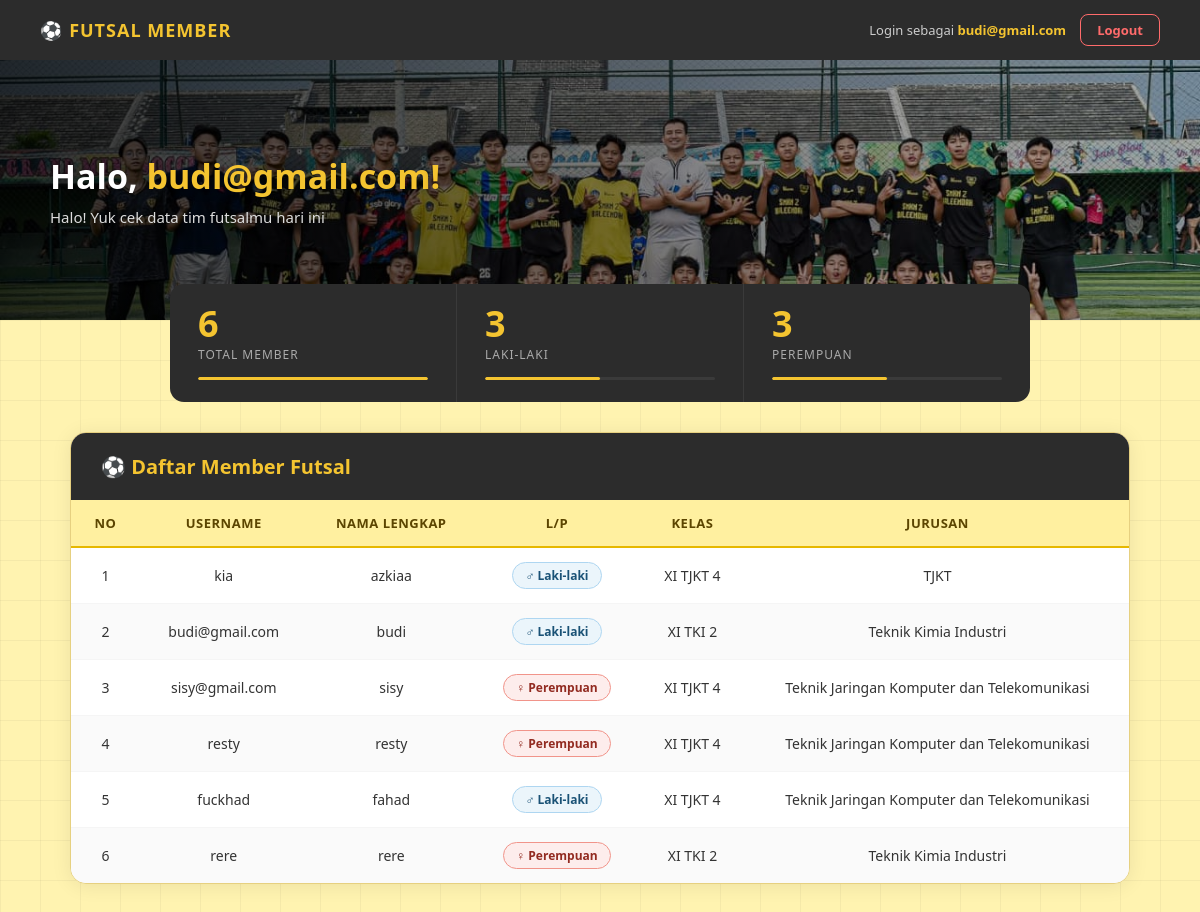
/index.php (signed in), run on the app's committed database.
### tables this page shows
CREATE TABLE `users` (
  `id` int(11) NOT NULL,
  `username_email` varchar(100) NOT NULL,
  `password` varchar(255) NOT NULL,
  `Nama` varchar(100) NOT NULL,
  `jenis_kelamin` varchar(20) NOT NULL,
  `kelas` varchar(20) NOT NULL,
  `jurusan` varchar(100) NOT NULL,
  `level` varchar(20) NOT NULL
);

### index.php (the view, shortened to what this page needs)
<?php
include 'koneksi.php';
$result = mysqli_query($koneksi, "SELECT * FROM users");
$total = mysqli_num_rows($result);
$result_laki = mysqli_query($koneksi, "SELECT * FROM users WHERE jenis_kelamin='Laki-laki'");
$total_laki = mysqli_num_rows($result_laki);
$result_perempuan = mysqli_query($koneksi, "SELECT * FROM users WHERE jenis_kelamin='Perempuan'");
$total_perempuan = mysqli_num_rows($result_perempuan);
?>
<!DOCTYPE html>
<html>
<head>
</head>
<body>
<div class="topnav">
    <div class="topnav-brand">⚽ FUTSAL MEMBER</div>
    <div class="topnav-right">
        <div class="nav-user">Login sebagai <strong><?= $_SESSION['username']; ?></strong></div>
        <a href="logout.php" class="nav-logout" onclick="return confirm('Yakin mau keluar?')">Logout</a>
    </div>
</div>
<div class="hero">
    <img src="futsal_2.jpg" alt="Futsal Banner">
    <div class="hero-overlay"></div>
    <div class="hero-text">
        <h1>Halo, <span><?= $_SESSION['username']; ?>!</span></h1>
        <p>Halo! Yuk cek data tim futsalmu hari ini</p>
    </div>
</div>
<div class="stats-wrap">
    <div class="stat-card">
        <div class="num"><?= $total; ?></div>
        <div class="lbl">Total Member</div>
        <div class="bar"><div class="bar-fill" style="width:100%"></div></div>
    </div>
    <div class="stat-card">
        <div class="num"><?= $total_laki; ?></div>
        <div class="lbl">Laki-laki</div>
        <div class="bar"><div class="bar-fill" style="width:<?= $total > 0 ? round($total_laki/$total*100) : 0 ?>%"></div></div>
    </div>
    <div class="stat-card">
        <div class="num"><?= $total_perempuan; ?></div>
        <div class="lbl">Perempuan</div>
        <div class="bar"><div class="bar-fill" style="width:<?= $total > 0 ? round($total_perempuan/$total*100) : 0 ?>%"></div></div>
    </div>
</div>
<div class="main">
    <div class="card">
        <div class="card-header">
            <h2>⚽ Daftar Member Futsal</h2>
        </div>
        <table>
            <thead>
                <tr>
                    <th>No</th>
                    <th>Username</th>
                    <th>Nama Lengkap</th>
                    <th>L/P</th>
                    <th>Kelas</th>
                    <th>Jurusan</th>
                </tr>
            </thead>
            <tbody>
            <?php
            $no = 1;
            while($row = mysqli_fetch_assoc($result)) { ?>
            <tr>
                <td><?= $no++; ?></td>
                <td><?= $row['username_email']; ?></td>
                <td><?= $row['Nama']; ?></td>
                <td>
                    <?php if($row['jenis_kelamin'] == 'Laki-laki'): ?>
                        <span class="badge-laki">♂ Laki-laki</span>
                    <?php else: ?>
                        <span class="badge-perempuan">♀ Perempuan</span>
                    <?php endif; ?>
                </td>
                <td><?= $row['kelas']; ?></td>
                <td><?= $row['jurusan']; ?></td>
            </tr>
            <?php } ?>
            </tbody>
        </table>
    </div>
</div>
</body>
</html>

### index.php (style rules this page uses)
* { box-sizing: border-box; margin: 0; padding: 0; }
body { background-color: #FFF3B0; background-image: linear-gradient(rgba(0,0,0,0.04) 1px, transparent 1px), linear-gradient(90deg, rgba(0,0,0,0.04) 1px, transparent 1px); background-size: 40px 40px; font-family: 'Segoe UI', sans-serif; min-height: 100vh; }
.topnav { background: #2C2C2C; padding: 14px 40px; display: flex; align-items: center; justify-content: space-between; }
.topnav-brand { color: #F4C430; font-size: 18px; font-weight: 800; letter-spacing: 1px; }
.topnav-right { display: flex; align-items: center; gap: 14px; }
.nav-user { color: #ccc; font-size: 13px; }
.nav-user strong { color: #F4C430; }
.nav-logout { background: transparent; color: #ff6b6b; border: 1px solid #ff6b6b; padding: 6px 16px; border-radius: 8px; font-size: 13px; font-weight: 600; text-decoration: none; }
.hero { position: relative; height: 260px; overflow: hidden; }
.hero img { width: 100%; height: 100%; object-fit: cover; display: block; }
.hero-overlay { position: absolute; inset: 0; background: linear-gradient(90deg, rgba(0,0,0,0.78) 0%, rgba(0,0,0,0.25) 100%); }
.hero-text { position: absolute; inset: 0; display: flex; flex-direction: column; justify-content: center; padding: 0 50px; }
.hero-text h1 { color: #fff; font-size: 34px; font-weight: 800; margin-bottom: 8px; text-shadow: 0 2px 10px rgba(0,0,0,0.5); }
.hero-text h1 span { color: #F4C430; }
.hero-text p { color: #ddd; font-size: 15px; }
.stats-wrap { display: flex; max-width: 900px; margin: -36px auto 0 auto; position: relative; z-index: 10; padding: 0 20px; }
.stat-card { flex: 1; background: #2C2C2C; color: white; padding: 22px 28px; display: flex; flex-direction: column; gap: 4px; }
.stat-card:first-child { border-radius: 14px 0 0 14px; }
.stat-card:last-child { border-radius: 0 14px 14px 0; }
.stat-card + .stat-card { border-left: 1px solid #3a3a3a; }
.stat-card .num { font-size: 36px; font-weight: 900; color: #F4C430; line-height: 1; }
.stat-card .lbl { font-size: 12px; color: #aaa; text-transform: uppercase; letter-spacing: 1px; }
.stat-card .bar { height: 3px; background: #3a3a3a; border-radius: 2px; margin-top: 10px; overflow: hidden; }
.stat-card .bar-fill { height: 100%; background: #F4C430; border-radius: 2px; }
.main { max-width: 1100px; margin: 30px auto 50px auto; padding: 0 20px; }
.card { background: white; border-radius: 16px; box-shadow: 0 2px 20px rgba(0,0,0,0.08); overflow-x: auto; border: 1px solid #E6D080; }
.card-header { background: #2C2C2C; padding: 20px 30px; display: flex; align-items: center; justify-content: space-between; }
.card-header h2 { color: #F4C430; font-size: 20px; font-weight: 800; }
table { width: 100%; border-collapse: collapse; font-size: 14px; min-width: 750px; }
thead tr { background: #FFF0A0; }
thead th { padding: 14px 20px; color: #5C4500; font-weight: 700; text-align: center; font-size: 13px; text-transform: uppercase; letter-spacing: 0.5px; border-bottom: 2px solid #E6B800; white-space: nowrap; }
tbody td { padding: 14px 20px; text-align: center; color: #333; border-bottom: 1px solid #f5f5f5; white-space: nowrap; }
tbody tr:last-child td { border-bottom: none; }
tbody tr:nth-child(even) td { background: #fafafa; }
.badge-laki { background: #EBF5FB; color: #1a5276; padding: 4px 12px; border-radius: 20px; font-size: 12px; font-weight: 700; border: 1px solid #AED6F1; white-space: nowrap; display: inline-block; }
.badge-perempuan { background: #FDEDEC; color: #922b21; padding: 4px 12px; border-radius: 20px; font-size: 12px; font-weight: 700; border: 1px solid #F1948A; white-space: nowrap; display: inline-block; }

### data on the page
users: username_email "kia", Nama "azkiaa", jenis_kelamin "♂ Laki-laki", kelas "XI TJKT 4", jurusan "TJKT"
users: username_email "budi@gmail.com", Nama "budi", jenis_kelamin "♂ Laki-laki", kelas "XI TKI 2", jurusan "Teknik Kimia Industri"
users: username_email "sisy@gmail.com", Nama "sisy", jenis_kelamin "♀ Perempuan", kelas "XI TJKT 4", jurusan "Teknik Jaringan Komputer dan Telekomunikasi"
users: username_email "resty", Nama "resty", jenis_kelamin "♀ Perempuan", kelas "XI TJKT 4", jurusan "Teknik Jaringan Komputer dan Telekomunikasi"
users: username_email "fuckhad", Nama "fahad", jenis_kelamin "♂ Laki-laki", kelas "XI TJKT 4", jurusan "Teknik Jaringan Komputer dan Telekomunikasi"
users: username_email "rere", Nama "rere", jenis_kelamin "♀ Perempuan", kelas "XI TKI 2", jurusan "Teknik Kimia Industri"

### other printed values
$_SESSION['username'] "budi@gmail.com"
$total "6"
$total_laki "3"
$total_perempuan "3"
